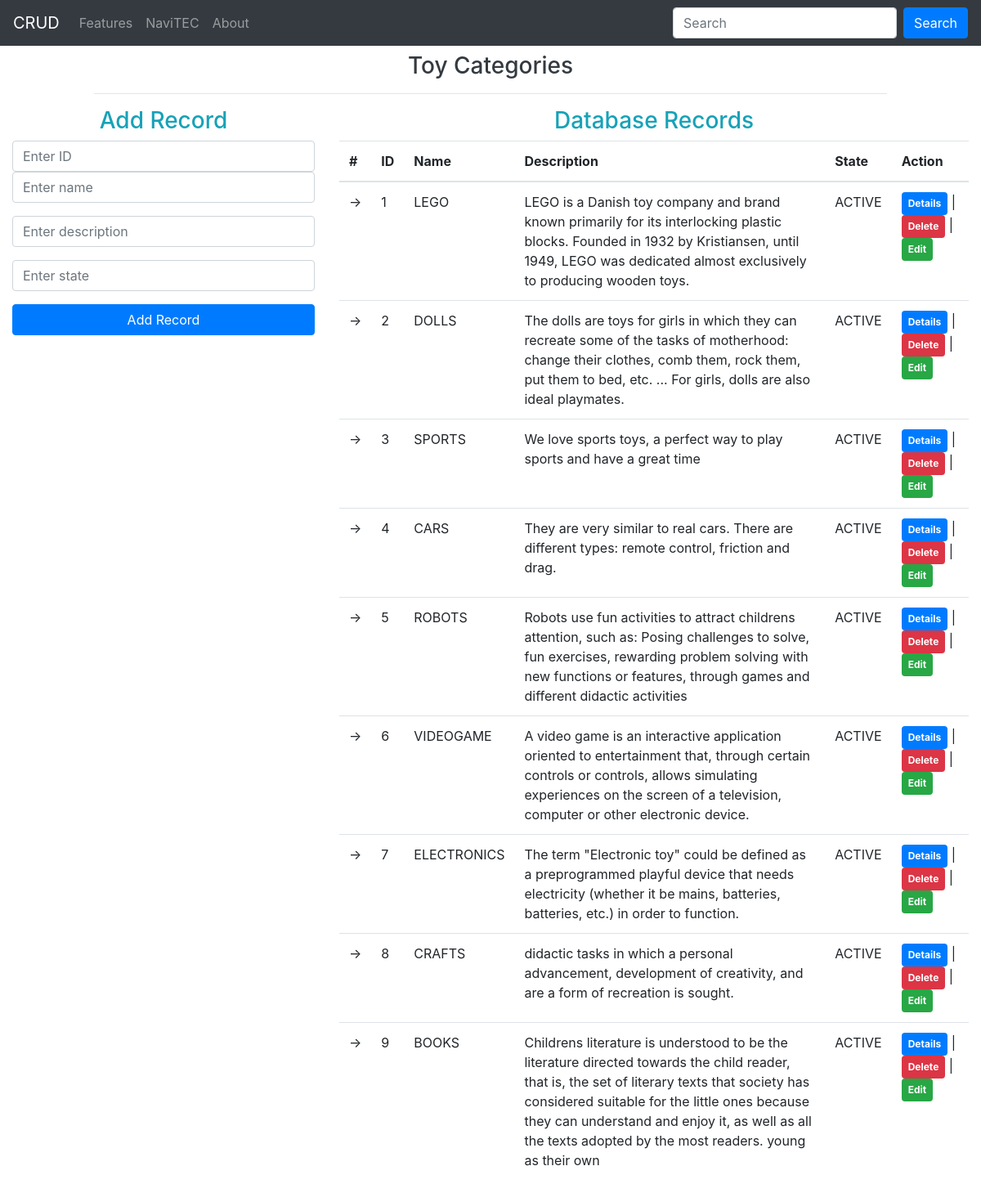
The page /CRUD_catalog.php on the database as committed earlier.
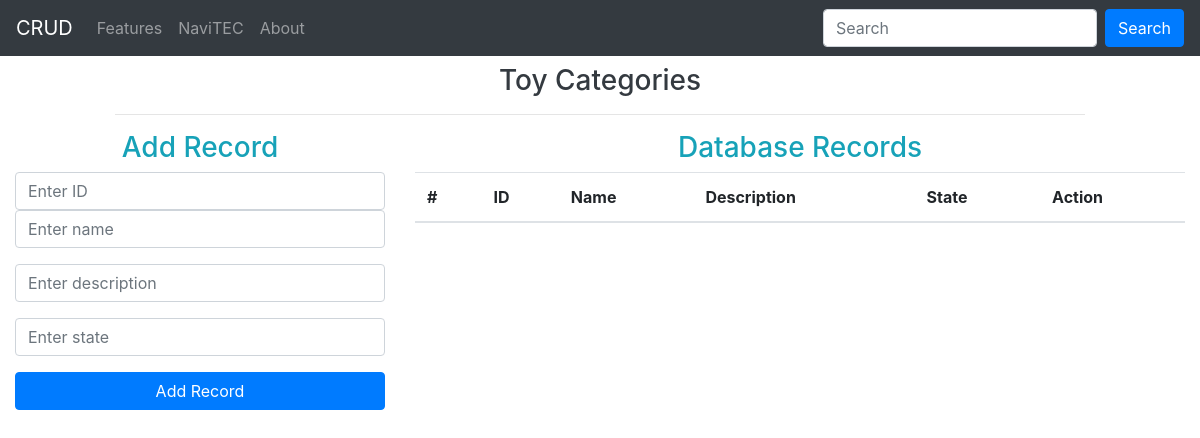
The same page on the database as committed later.
### tables this page shows
CREATE TABLE `toy_category` (
  `ID` int(50) NOT NULL,
  `name` varchar(100) NOT NULL,
  `description` text NOT NULL,
  `state` varchar(100) NOT NULL
);

### logic_toyCategories.php (called while the page is built, shortened)
<?php
	$update=false;
	$id="";
	$name="";
	$description="";
	$state="";
?>

### CRUD_catalog.php (the view, shortened to what this page needs)
<?php
  include 'logic_toyCategories.php';
  include 'conexion.php';
?>
<!DOCTYPE html>
<html lang="en">
<head>
  <link rel="stylesheet" href="https://maxcdn.bootstrapcdn.com/bootstrap/4.1.3/css/bootstrap.min.css">
  <link rel="stylesheet" type="text/css" href="https://cdn.datatables.net/v/bs4/dt-1.10.18/datatables.min.css" />
</head>
<body>
  <nav class="navbar navbar-expand-md bg-dark navbar-dark">
    <a class="navbar-brand" href="#">CRUD</a>
    <div class="collapse navbar-collapse" id="collapsibleNavbar">
      <ul class="navbar-nav">
        <li class="nav-item">
          <a class="nav-link" href="#">Features</a>
        </li>
        <li class="nav-item">
          <a class="nav-link" href="principal.php">NaviTEC</a>
        </li>
        <li class="nav-item">
          <a class="nav-link" href="#">About</a>
        </li>
      </ul>
    </div>
    <form class="form-inline" action="/action_page.php">
      <input class="form-control mr-sm-2" type="text" placeholder="Search">
      <button class="btn btn-primary" type="submit">Search</button>
    </form>
  </nav>
  <div class="container-fluid">
    <div class="row justify-content-center">
      <div class="col-md-10">
        <h3 class="text-center text-dark mt-2">Toy Categories</h3>
        <hr>
      </div>
    </div>
    <div class="row">
      <div class="col-md-4">
        <h3 class="text-center text-info">Add Record</h3>
        <form action="CRUD_toyCategories.php" method="post" enctype="multipart/form-data">
          <input type="text" name="id" value="<?= $id; ?>" class="form-control" placeholder="Enter ID" required>
          <div class="form-group">
            <input type="text" name="name" value="<?= $name; ?>" class="form-control" placeholder="Enter name" required>
          </div>
          <div class="form-group">
            <input type="text" name="description" value="<?= $description; ?>" class="form-control" placeholder="Enter description" required>
          </div>
          <div class="form-group">
            <input type="text" name="state" value="<?= $state; ?>" class="form-control" placeholder="Enter state" required>
          </div>
          <div class="form-group">
            <?php if ($update == true) { ?>
                <input type="submit" name="update" class="btn btn-success btn-block" value="Update Record">
            <?php } else { ?>
                <input type="submit" name="add" class="btn btn-primary btn-block" value="Add Record">
            <?php } ?>
          </div>
        </form>
      </div>
      <div class="col-md-8">
        <?php
          $query = 'SELECT * FROM toy_category';
          $stmt = $mysqli->prepare($query);
          $stmt->execute();
          $result = $stmt->get_result();
        ?>
        <h3 class="text-center text-info">Database Records</h3>
        <table class="table table-hover" id="data-table">
          <thead>
            <tr>
              <th>#</th>
              <th>ID</th>
              <th>Name</th>
              <th>Description</th>
              <th>State</th>
              <th>Action</th>
            </tr>
          </thead>
          <tbody>
            <?php while ($row = $result->fetch_assoc()) { ?>
            <tr>
              <td>-></td>
              <td><?= $row['ID']; ?></td>
              <td><?= $row['name']; ?></td>
              <td><?= $row['description']; ?></td>
              <td><?= $row['state']; ?></td>
              <td>
                <a href="details.php?details=<?= $row['ID']; ?>" class="badge badge-primary p-2">Details</a> |
                <a href="logic_toyCategories.php?delete=<?= $row['ID']; ?>" class="badge badge-danger p-2" onclick="return confirm('Do you want delete this record?');">Delete</a> |
                <a href="CRUD_toyCategories.php?edit=<?= $row['ID']; ?>" class="badge badge-success p-2">Edit</a>
              </td>
            </tr>
            <?php } ?>
          </tbody>
        </table>
      </div>
    </div>
  </div>
</body>
</html>

Rows that differ between the two databases and show on the page:
removed toy_category: ID "1", name "LEGO", description "LEGO is a Danish toy company and brand known primarily for its interlocking plastic blocks. Founded in 1932 by Kristiansen, until 1949, LEGO was dedicated almost exclusively to producing wooden toys.", state "ACTIVE"
removed toy_category: ID "2", name "DOLLS", description "The dolls are toys for girls in which they can recreate some of the tasks of motherhood: change their clothes, comb them, rock them, put them to bed, etc. ... For girls, dolls are also ideal playmates.", state "ACTIVE"
removed toy_category: ID "3", name "SPORTS", description "We love sports toys, a perfect way to play sports and have a great time", state "ACTIVE"
removed toy_category: ID "4", name "CARS", description "They are very similar to real cars. There are different types: remote control, friction and drag.", state "ACTIVE"
removed toy_category: ID "5", name "ROBOTS", description "Robots use fun activities to attract childrens attention, such as: Posing challenges to solve, fun exercises, rewarding problem solving with new functions or features, through games and different didactic activities", state "ACTIVE"
removed toy_category: ID "6", name "VIDEOGAME", description "A video game is an interactive application oriented to entertainment that, through certain controls or controls, allows simulating experiences on the screen of a television, computer or other electronic device.", state "ACTIVE"
removed toy_category: ID "7", name "ELECTRONICS", description "The term \"Electronic toy\" could be defined as a preprogrammed playful device that needs electricity (whether it be mains, batteries, batteries, etc.) in order to function.", state "ACTIVE"
removed toy_category: ID "8", name "CRAFTS", description "didactic tasks in which a personal advancement, development of creativity, and are a form of recreation is sought.", state "ACTIVE"
removed toy_category: ID "9", name "BOOKS", description "Childrens literature is understood to be the literature directed towards the child reader, that is, the set of literary texts that society has considered suitable for the little ones because they can understand and enjoy it, as well as all the texts adopted by the most readers. young as their own", state "ACTIVE"
